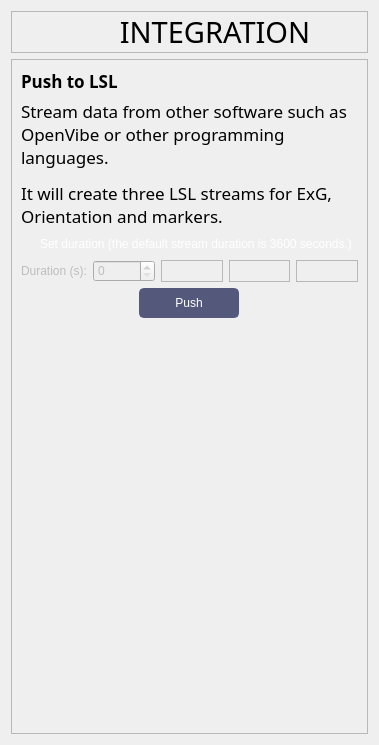
            <widget class="QWidget" name="page_integration">
             <layout class="QVBoxLayout" name="verticalLayout_12">
              <item>
               <widget class="QFrame" name="frame_integration_title">
                <property name="maximumSize">
                 <size>
                  <width>16777215</width>
                  <height>50</height>
                 </size>
                </property>
                <property name="styleSheet">
                 <string notr="true"/>
                </property>
                <property name="frameShape">
                 <enum>QFrame::StyledPanel</enum>
                </property>
                <property name="frameShadow">
                 <enum>QFrame::Raised</enum>
                </property>
                <layout class="QHBoxLayout" name="horizontalLayout_29">
                 <property name="spacing">
                  <number>0</number>
                 </property>
                 <property name="leftMargin">
                  <number>0</number>
                 </property>
                 <property name="topMargin">
                  <number>0</number>
                 </property>
                 <property name="rightMargin">
                  <number>0</number>
                 </property>
                 <property name="bottomMargin">
                  <number>0</number>
                 </property>
                 <item>
                  <widget class="QLabel" name="integration_log">
                   <property name="maximumSize">
                    <size>
                     <width>51</width>
                     <height>51</height>
                    </size>
                   </property>
                   <property name="text">
                    <string/>
                   </property>
                   <property name="pixmap">
                    <pixmap resource="app_resources.qrc">:/image/images/MentalabLogo.png</pixmap>
                   </property>
                   <property name="scaledContents">
                    <bool>true</bool>
                   </property>
                  </widget>
                 </item>
                 <item>
                  <widget class="QLabel" name="integration_title">
                   <property name="minimumSize">
                    <size>
                     <width>0</width>
                     <height>0</height>
                    </size>
                   </property>
                   <property name="font">
                    <font>
                     <family>DM Sans</family>
                     <pointsize>22</pointsize>
                     <weight>50</weight>
                     <italic>false</italic>
                     <bold>false</bold>
                    </font>
                   </property>
                   <property name="text">
                    <string>INTEGRATION</string>
                   </property>
                   <property name="alignment">
                    <set>Qt::AlignCenter</set>
                   </property>
                  </widget>
                 </item>
                </layout>
               </widget>
              </item>
              <item>
               <widget class="QFrame" name="frame_integration">
                <property name="styleSheet">
                 <string notr="true">QPushButton{
	color: #FFF;
	background-color: rgb(84, 89, 124);
	border: 2px solid rgb(84, 89, 124);
	padding: 5px;
	border-radius: 5px;

}

QPushButton:hover{
	background-color: rgb(61, 64, 89);
}
QPushButton:pressed{
	background-color: rgb(61, 64, 89);
	border:  2px solid rgb(61, 64, 89);
}

QCheckBox{
	color: #fff;	
	background-color: transparent;

}</string>
                </property>
                <property name="frameShape">
                 <enum>QFrame::StyledPanel</enum>
                </property>
                <property name="frameShadow">
                 <enum>QFrame::Raised</enum>
                </property>
                <layout class="QVBoxLayout" name="verticalLayout_36">
                 <item>
                  <layout class="QVBoxLayout" name="verticalLayout_3">
                   <item>
                    <widget class="QLabel" name="label_2">
                     <property name="maximumSize">
                      <size>
                       <width>16777215</width>
                       <height>30</height>
                      </size>
                     </property>
                     <property name="font">
                      <font>
                       <family>DM Sans</family>
                       <pointsize>13</pointsize>
                       <weight>50</weight>
                       <italic>false</italic>
                       <bold>false</bold>
                       <kerning>true</kerning>
                      </font>
                     </property>
                     <property name="text">
                      <string>&lt;html&gt;&lt;head/&gt;&lt;body&gt;&lt;p&gt;&lt;span style=&quot; font-weight:600;&quot;&gt;Push to LSL&lt;/span&gt;&lt;/p&gt;&lt;/body&gt;&lt;/html&gt;</string>
                     </property>
                    </widget>
                   </item>
                   <item>
                    <widget class="QLabel" name="label_11">
                     <property name="font">
                      <font>
                       <family>DM Sans</family>
                       <pointsize>13</pointsize>
                       <weight>50</weight>
                       <italic>false</italic>
                       <bold>false</bold>
                      </font>
                     </property>
                     <property name="text">
                      <string>&lt;html&gt;&lt;head/&gt;&lt;body&gt;&lt;p&gt;Stream data from other software such as OpenVibe or other programming languages. &lt;/p&gt;&lt;p&gt;It will create three LSL streams for ExG, Orientation and markers. &lt;/p&gt;&lt;/body&gt;&lt;/html&gt;</string>
                     </property>
                     <property name="wordWrap">
                      <bool>true</bool>
                     </property>
                    </widget>
                   </item>
                   <item>
                    <widget class="QCheckBox" name="checkBox">
                     <property name="text">
                      <string>Set duration (the default stream duration is 3600 seconds.)</string>
                     </property>
                    </widget>
                   </item>
                   <item>
                    <layout class="QHBoxLayout" name="horizontalLayout_13">
                     <item>
                      <widget class="QLabel" name="label_13">
                       <property name="enabled">
                        <bool>false</bool>
                       </property>
                       <property name="text">
                        <string>Duration (s):</string>
                       </property>
                      </widget>
                     </item>
                     <item>
                      <widget class="QSpinBox" name="spinBox">
                       <property name="enabled">
                        <bool>false</bool>
                       </property>
                       <property name="maximumSize">
                        <size>
                         <width>150</width>
                         <height>16777215</height>
                        </size>
                       </property>
                      </widget>
                     </item>
                     <item>
                      <widget class="QFrame" name="empty_frame_4">
                       <property name="frameShape">
                        <enum>QFrame::StyledPanel</enum>
                       </property>
                       <property name="frameShadow">
                        <enum>QFrame::Raised</enum>
                       </property>
                      </widget>
                     </item>
                     <item>
                      <widget class="QFrame" name="empty_frame_3">
                       <property name="frameShape">
                        <enum>QFrame::StyledPanel</enum>
                       </property>
                       <property name="frameShadow">
                        <enum>QFrame::Raised</enum>
                       </property>
                      </widget>
                     </item>
                     <item>
                      <widget class="QFrame" name="empty_frame_2">
                       <property name="frameShape">
                        <enum>QFrame::StyledPanel</enum>
                       </property>
                       <property name="frameShadow">
                        <enum>QFrame::Raised</enum>
                       </property>
                      </widget>
                     </item>
                    </layout>
                   </item>
                   <item alignment="Qt::AlignHCenter">
                    <widget class="QPushButton" name="btn_push_lsl">
                     <property name="minimumSize">
                      <size>
                       <width>100</width>
                       <height>30</height>
                      </size>
                     </property>
                     <property name="maximumSize">
                      <size>
                       <width>100</width>
                       <height>30</height>
                      </size>
                     </property>
                     <property name="text">
                      <string>Push</string>
                     </property>
                    </widget>
                   </item>
                  </layout>
                 </item>
                 <item>
                  <spacer name="verticalSpacer">
                   <property name="orientation">
                    <enum>Qt::Vertical</enum>
                   </property>
                   <property name="sizeType">
                    <enum>QSizePolicy::Fixed</enum>
                   </property>
                   <property name="sizeHint" stdset="0">
                    <size>
                     <width>20</width>
                     <height>400</height>
                    </size>
                   </property>
                  </spacer>
                 </item>
                 <item>
                  <widget class="QFrame" name="empty_frame">
                   <property name="frameShape">
                    <enum>QFrame::StyledPanel</enum>
                   </property>
                   <property name="frameShadow">
                    <enum>QFrame::Raised</enum>
                   </property>
                  </widget>
                 </item>
                </layout>
               </widget>
              </item>
             </layout>
            </widget>
